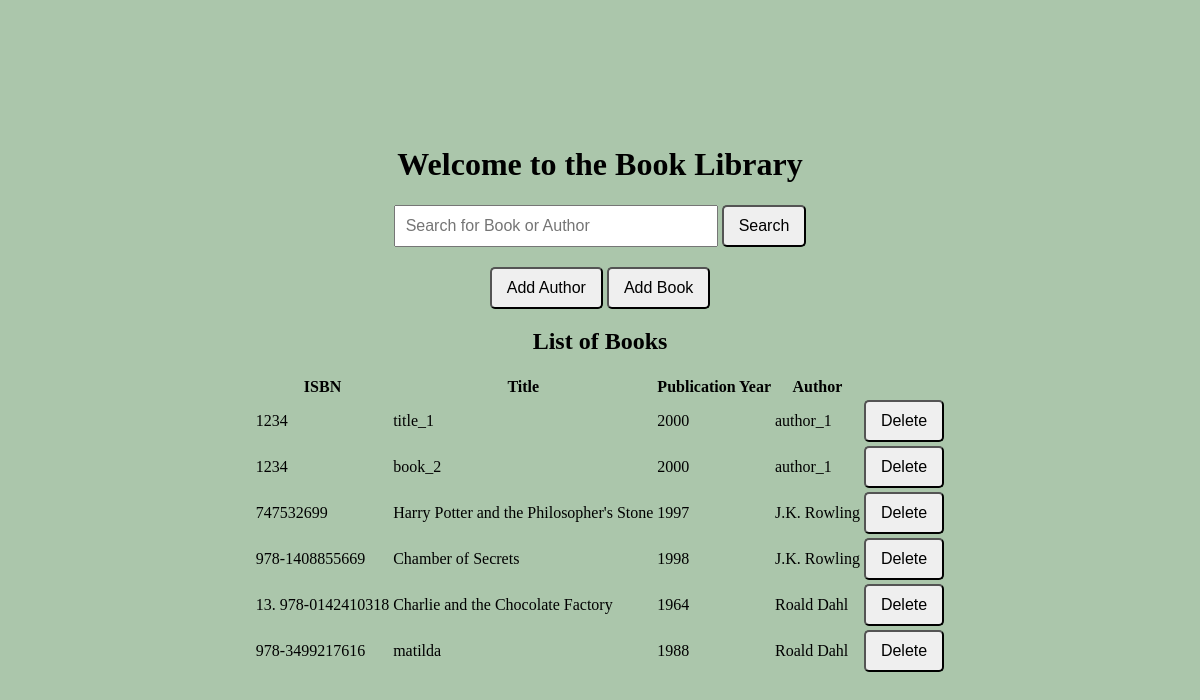
Before: / with the older database file.
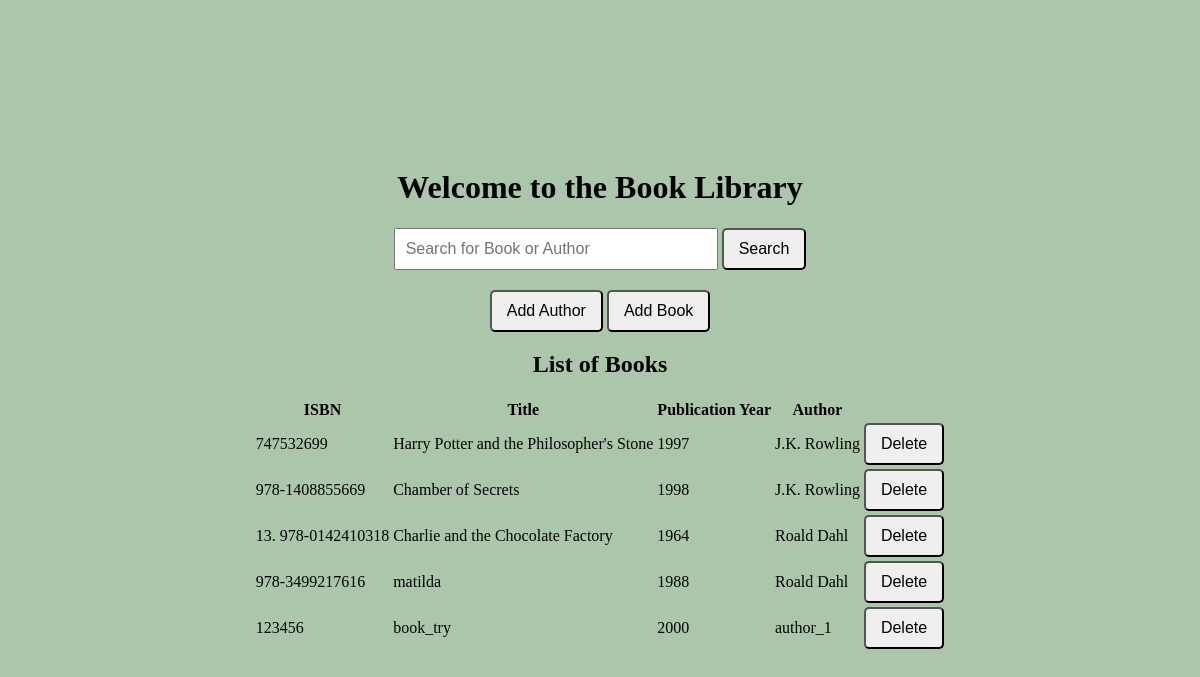
After: the same page with the newer database file.
### data_models.py (models this page shows, shortened)
class Book(db.Model):
    __tablename__ = 'books'
    id = db.Column(db.Integer, primary_key=True, autoincrement=True)
    isbn = db.Column(db.String(20), nullable = False)
    title = db.Column(db.String(100), nullable = False)
    publication_year = db.Column(db.Date, nullable = False)
    author_id = db.Column(db.Integer, db.ForeignKey('authors.id'))

class Author(db.Model):
    __tablename__ = 'authors'
    id = db.Column(db.Integer, primary_key=True, autoincrement=True)
    name = db.Column(db.String(100), nullable=False)
    birth_date = db.Column(db.Date, nullable=False)
    date_of_death = db.Column(db.Date, nullable=True)
    books = db.relationship('Book', backref='author')

### app.py (the view)
@app.route('/')
def home():
    books = Book.query.all()
    authors =Author.query.all()
    return render_template('home.html', books=books, authors=authors)

### templates/home.html (shortened to what this page needs)
<!DOCTYPE html>
<html lang="en">
  <head>
      <link rel="stylesheet" href="{{ url_for('static', filename='styles.css') }}">
  </head>
  <body>
      <h1>Welcome to the Book Library</h1>
      <div class="search-container">
        <form action="/search" method="GET">
            <input type="text" name="query" placeholder="Search for Book or Author">
            <button type="submit">Search</button>
        </form>
      </div>
      <div>
          <button onclick="window.location.href='{{ url_for('add_author') }}'">Add Author</button>
          <button onclick="window.location.href='{{ url_for('add_book') }}'">Add Book</button>
      </div>
      <h2>List of Books</h2>
      {% if books %}
          <table>
              <thead>
                  <tr>
                      <th>ISBN</th>
                      <th>Title</th>
                      <th>Publication Year</th>
                      <th>Author</th>
                  </tr>
              </thead>
              <tbody>
                  {% for book in books %}
                      <tr>
                          <td>{{ book.isbn }}</td>
                          <td>{{ book.title }}</td>
                          <td>{{ book.publication_year.year }}</td>
                          <td>{{ book.author.name if book.author else 'Unknown' }}</td>
                          <td><form action="{{ url_for('delete_book', book_id=book.id) }}" method="POST" style="display:inline;">
            <button type="submit" onclick="return confirm('Are you sure you want to delete this book?')">Delete</button>
          </form></td>
                      </tr>
                  {% endfor %}
              </tbody>
          </table>
      {% else %}
          <p>No books available in the library.</p>
      {% endif %}
  </body>
</html>

### static/styles.css (style rules this page uses)
body { display: flex; flex-direction: column; justify-content: center; align-items: center; height: 100vh; margin: 0; background-color: #abc6ab; }
.search-container { margin-bottom: 20px; }
input[type="text"] { width: 300px; padding: 10px; font-size: 16px; }
button { padding: 10px 15px; font-size: 16px; cursor: pointer; border-radius: 5px; }

Changed rows visible on the page:
removed Book: isbn "1234", title "title_1", publication_year.year "2000", author "author_1"
removed Book: isbn "1234", title "book_2", publication_year.year "2000", author "author_1"
added Book: isbn "123456", title "book_try", publication_year.year "2000", author "author_1"
